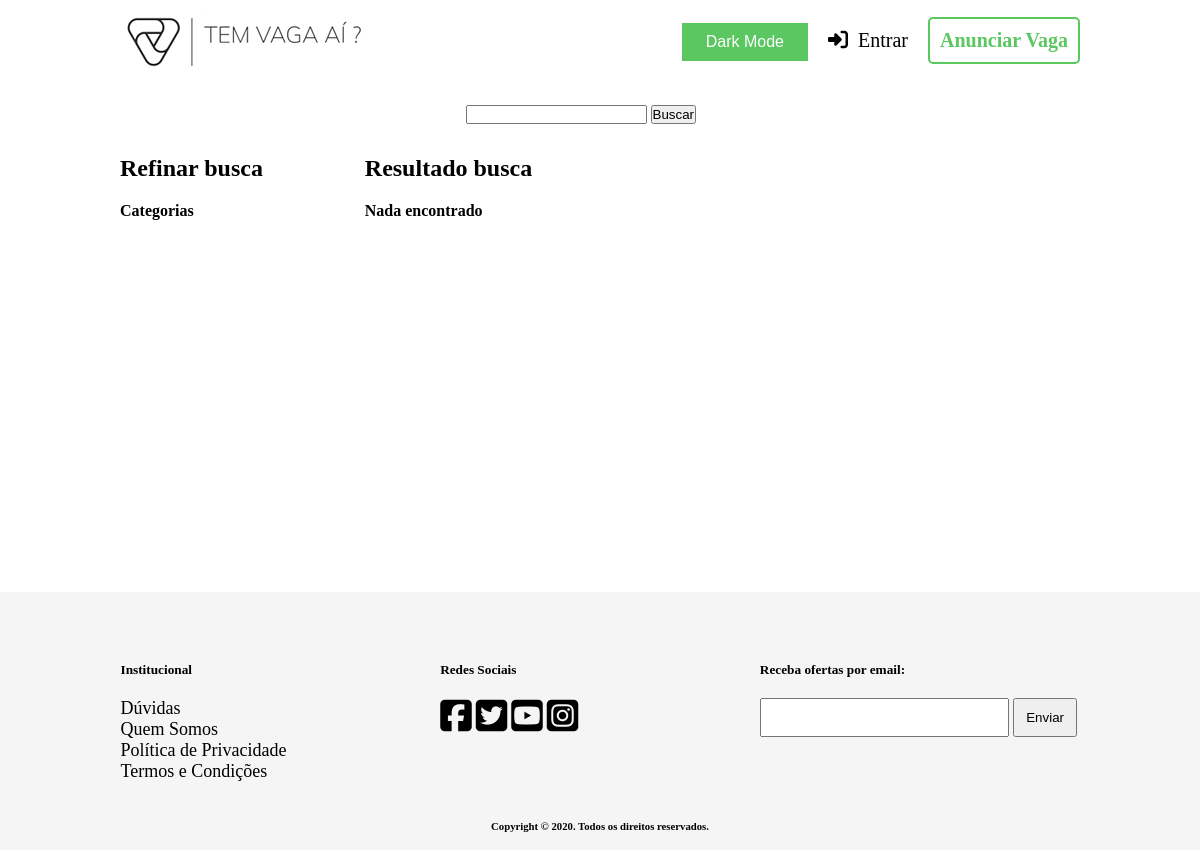
The app's page /paginas/resultadoBusca.php?buscar=Casa, older data.
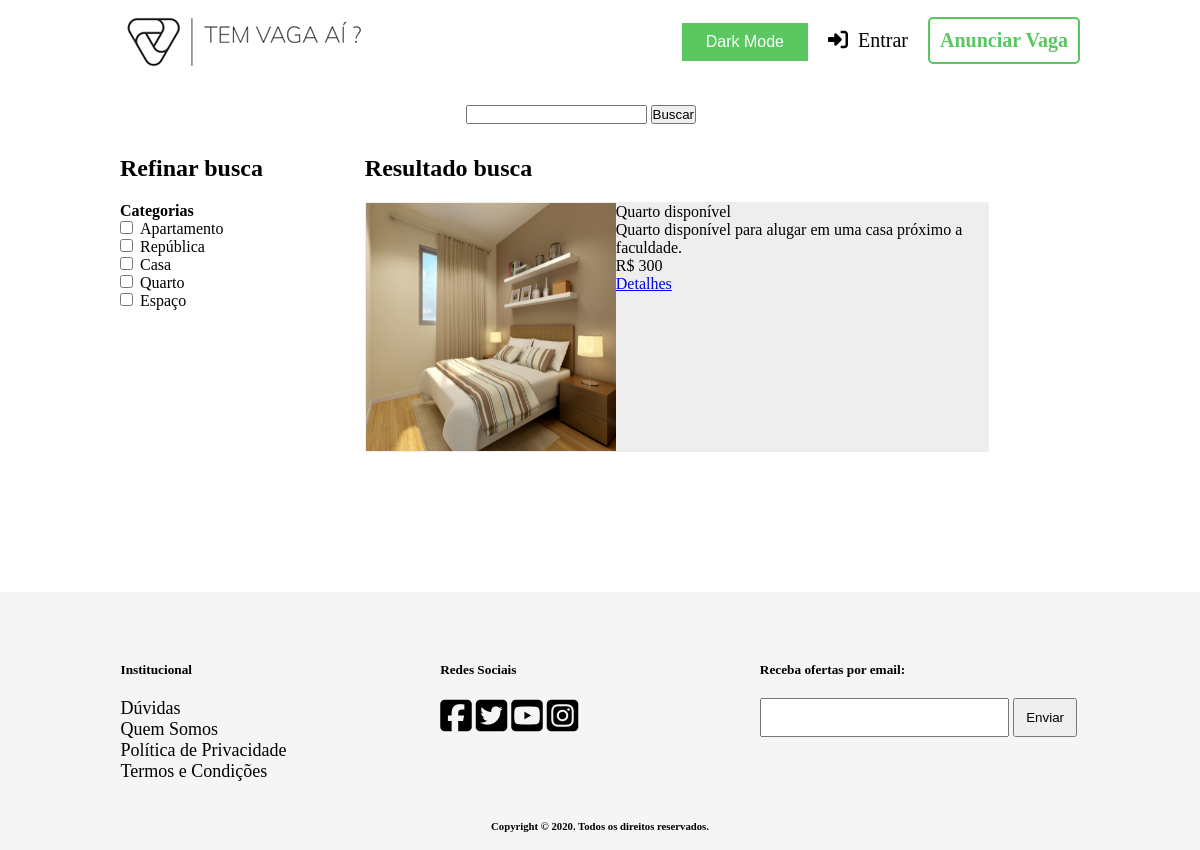
The same page, newer data.
### tables this page shows
CREATE TABLE IF NOT EXISTS Imagem (
    idImagem INT NOT NULL AUTO_INCREMENT PRIMARY KEY,
    url VARCHAR(90),
    Anuncio_idAnuncio INT
);

CREATE TABLE IF NOT EXISTS Anuncio (
    idAnuncio INT NOT NULL AUTO_INCREMENT PRIMARY KEY,
    titulo VARCHAR(45),
    descricao VARCHAR(150),
    valor FLOAT,
    Usuario_idUsuario INT
);

### classes/Categoria.class.php (called while the page is built, shortened)
<?php
class Categoria {
    public function getNomeDasCategorias () {
        global $pdo;
        $sql = $pdo->prepare("SELECT nome FROM Categoria");
        $sql->execute();
        $array = NULL;
        if ($sql->execute() == true) {
            if ($sql->rowCount() > 0) {
                $array = $sql->fetchAll(PDO::FETCH_COLUMN);
            }
        }
        return $array;
    }
}
?>

### classes/Anuncio.class.php (called while the page is built, shortened)
<?php
class Anuncio {
    public function getAnuncios ($termo) {
        global $pdo;
        $termo = $this->test_input($termo);
        $sql = $pdo->prepare("SELECT * FROM Anuncio WHERE titulo LIKE LOWER (?) OR descricao LIKE LOWER (?)");
        $termoBuscar = '%'.$termo.'%';
        $sql->bindParam(1, $termoBuscar);
        $sql->bindParam(2, $termoBuscar);
        $array = NULL;
        if ($sql->execute() == true) {
            if ($sql->rowCount() > 0) {
                $array = $sql->fetchAll();
            }
        }
        return $array;
    }
    public function getImagensPorAnuncio ($idAnuncio) {
        global $pdo;
        $sql = $pdo->prepare("SELECT * FROM Imagem WHERE Anuncio_idAnuncio = ?");
        $sql->bindParam(1, $idAnuncio);
        $array = NULL;
        if ($sql->execute() == true) {
            if ($sql->rowCount() > 0) {
                $array = $sql->fetchAll();
            }
        }
        return $array;
    }
    public function test_input($data) {
        $data = trim($data);
        $data = stripslashes($data);
        $data = htmlspecialchars($data);
        return $data;
    }
}
?>

### paginas/resultadoBusca.php (the view, shortened to what the changed rows need)
<!DOCTYPE html>
<html lang="en" dir="ltr">
    <head>
        <link rel="stylesheet" href="../css/footer.css">
        <link rel="stylesheet" href="../css/header.css">
        <link rel="stylesheet" href="../css/resultadoBusca.css">
        <link rel="stylesheet" href="../css/darkMode.css">
    </head>
    <body>
        <?php require './header.php'; ?>
        <div class="conteudoPrincipal">
            <div>
                <div class="refinarBusca">
                    <h2>Refinar busca</h2>
                    <div class="categorias">
                        <h4>Categorias</h4>
                        <?php
                        $pastaImagens = __ROOT__.'/imagens/anuncios/';
                        require '../classes/Categoria.class.php';
                        $c = new Categoria();
                        $categorias = $c->getNomeDasCategorias();
                        if (isset($categorias) && !empty($categorias)) {
                            foreach ($categorias as $cat){
                                echo "<input  name='categoria[]' form='formID' type='checkbox' style='margin-right: 7px;' value=".$cat.">".$cat."</input> <br>";
                            }
                        }
                        ?>
                    </div>
                </div>
                <div class="resultadoAnuncios">
                    <h2>Resultado busca</h2>
                    <?php
                    require '../classes/Anuncio.class.php';
                    $a = new Anuncio();
                    if (isset($_GET)) :
                        if (isset($_GET['categoria']) && count($_GET['categoria']) != 0) {
                            $resultadoBusca = $a->getAnunciosPorCategoria($_GET['categoria'], $_GET['buscar']);
                        } else {
                            if (!empty($_GET['buscar'])) {
                                $resultadoBusca = $a->getAnuncios($_GET['buscar']);
                            }
                        }
                        if (isset($resultadoBusca) && !empty($resultadoBusca)):
                            foreach ($resultadoBusca as $anuncio):
                            ?>
                                <div class='anuncio'>
                                    <div class='imagem'>
                                        <?php
                                        $imagens = $a->getImagensPorAnuncio($anuncio['idAnuncio']);
                                        if (isset($imagens) && !empty($imagens)) {
                                            foreach ($imagens as $img) {
                                                echo "<img src='".$pastaImagens.$img['url']."' alt=''>";
                                            }
                                        }
                                        ?>
                                    </div>
                                    <div class='info'>
                                        <span class="titulo"><?php echo $anuncio['titulo'] ?></span>
                                        <span class="descricao"><?php echo $anuncio['descricao'] ?></span>
                                        <span class="valor"><?php echo "R$ ".$anuncio['valor'] ?></span>
                                        <span class="detalhes"><a href="<?php echo __ROOT__."/paginas/detalhesAnuncios.php?idAnuncio=".$anuncio['idAnuncio'] ?>">Detalhes</a></span>
                                    </div>
                                </div>
                            <?php
                            endforeach;
                        else:
                            echo "<h4 style='padding-top: 20px;'>Nada encontrado</h4>";
                        endif;
                    else:
                        echo "<h4 style='padding-top: 20px;'>Nada encontrado</h4>";
                    endif;
                    ?>
                </div>
            </div>
        </div>
    </body>
</html>

Row changes from the older to the newer data that the page shows:
added anuncio: titulo "Quarto disponível", descricao "Quarto disponível para alugar em uma casa próximo a faculdade.", valor "300"
added imagem: url (picture)
Text that changed along with them:
new list line: "☐ Apartamento"
new list line: "☐ República"
new list line: "☐ Casa"
new list line: "☐ Quarto"
new list line: "☐ Espaço"
text no longer shown: "Nada encontrado"
